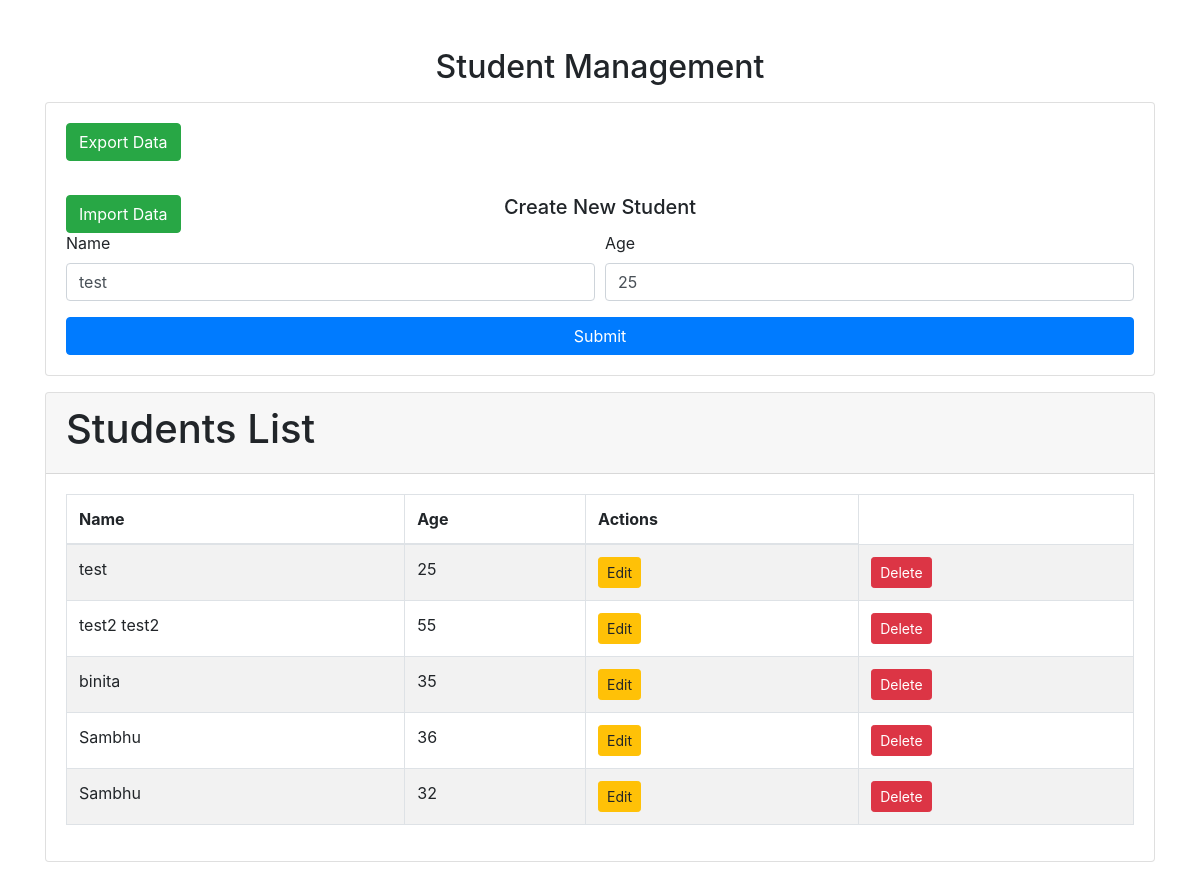
/update/15, run on the app's committed database.
### myapp/models.py (models this page shows)
class Student(models.Model):
    name = models.CharField(max_length=100)
    age = models.IntegerField()
    created_at = models.DateTimeField(auto_now_add=True)
    updated_at = models.DateTimeField(auto_now=True)
    email = models.EmailField(blank=True)

### myapp/views.py (the view, shortened to what this page needs)
# urls.py: path('', views.home, name="home"),
def home(request, id=None): # default arguments
    if id:
        student_update = get_object_or_404(Student, id=id)
        form = StudentForms(request.POST or None,instance=student_update) # takes info or empty info and supply to  form as post request
    else:
        form = StudentForms(request.POST or None)    # if no need to update. will take create form
    students = Student.objects.all()
    context ={
        'students' : students ,
        'form' : form
    }
    return render(request, "home.html", context = context)

### myapp/forms.py
class StudentForms(forms.ModelForm):
    class Meta:
        model = Student
        fields = ('name', 'age')

### templates/home.html (shortened to what this page needs)
<!DOCTYPE html>
<html lang="en">
<head>
    <link rel="stylesheet" href="https://stackpath.bootstrapcdn.com/bootstrap/4.5.2/css/bootstrap.min.css">
</head>
<body>
    <div class="container my-5">
        <h2 class="text-center">Student Management</h2>
        <div class="card mt-3">
            <div class="card-body">
                    <a href="{% url 'export_data' %}" class="btn btn-success position-absolute start-0">Export Data</a><br><br><br>
                    <a href="{% url 'import_data' %}" class="btn btn-success position-absolute start-0">Import Data</a>
                <h5 class="card-title text-center">
                    {% if student.id %}
                        Update Student
                    {% else %}
                        Create New Student
                    {% endif %}
                </h5>
                <form method="POST">
                    <div class="form-row">
                        <div class="form-group col-md-6">
                            <label for="name">Name</label>
                            <input type="text" class="form-control" id="name" name="name"
                                   placeholder="Enter student name" value="{{ form.name.value|default:'' }}">
                        </div>
                        <div class="form-group col-md-6">
                            <label for="age">Age</label>
                            <input type class="form-control" id="age" name="age"
                                   value="{{ form.age.value }}">
                        </div>
                    </div>
                    <button type="submit" class="btn btn-primary btn-block">Submit</button>
                </form>
            </div>
        </div>
        <div class="card mt-3">
            <div class="card-header">
                <h1>Students List</h1>
            </div>
            <div class="card-body">
                <table class="table table-striped table-bordered">
                    <thead>
                        <tr>
                            <th>Name</th>
                            <th>Age</th>
                            <th>Actions</th>
                        </tr>
                    </thead>
                    <tbody>
                        {% for student in students %}
                        <tr>
                            <td>{{ student.name }}</td>
                            <td>{{ student.age }}</td>
                            <td><a href="{% url 'update_student' student.id %}" class="btn btn-warning btn-sm">Edit</a></td>
                            <td><button type="button" class="btn btn-danger btn-sm" onclick="showDeleteModal({{ student.id }})">Delete</button></td>
                        </tr>
                        {% endfor %}
                    </tbody>
                </table>
            </div>
        </div>
    </div>
</body>
</html>

### data on the page
Student: name "test", age "25"
Student: name "test2 test2", age "55"
Student: name "binita", age "35"
Student: name "Sambhu", age "36"
Student: name "Sambhu", age "32"
